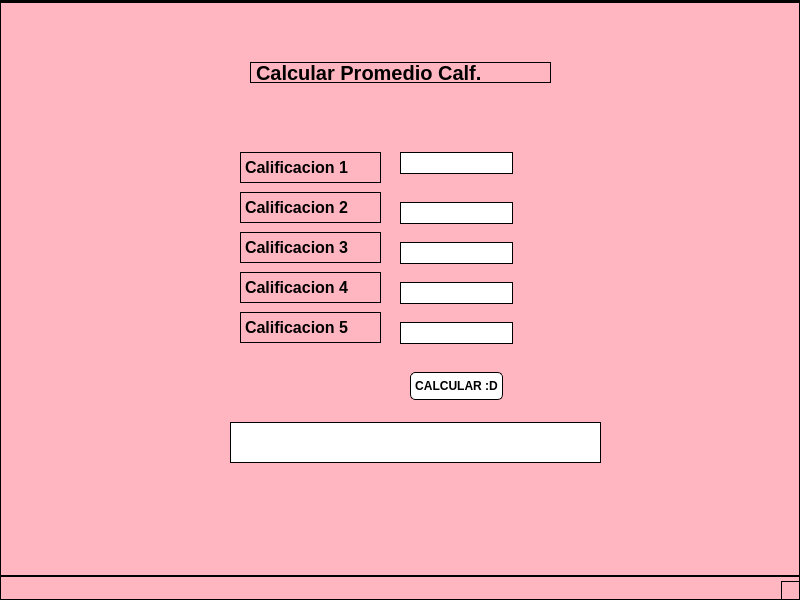
<?xml version="1.0" encoding="UTF-8"?>
<ui version="4.0">
 <class>MainWindow</class>
 <widget class="QMainWindow" name="MainWindow">
  <property name="geometry">
   <rect>
    <x>0</x>
    <y>0</y>
    <width>800</width>
    <height>600</height>
   </rect>
  </property>
  <property name="windowTitle">
   <string>MainWindow</string>
  </property>
  <property name="styleSheet">
   <string notr="true">background-color: rgb(255, 182, 193); /* Pink */
border: 1px solid rgb(0, 0, 0); /* Black border */
</string>
  </property>
  <widget class="QWidget" name="centralwidget">
   <widget class="QLineEdit" name="txt_calif3">
    <property name="geometry">
     <rect>
      <x>400</x>
      <y>240</y>
      <width>113</width>
      <height>22</height>
     </rect>
    </property>
    <property name="font">
     <font>
      <pointsize>12</pointsize>
      <weight>75</weight>
      <bold>true</bold>
     </font>
    </property>
    <property name="styleSheet">
     <string notr="true">background-color: rgb(255, 255, 255);
border: 1px solid rgb(0, 0, 0);
</string>
    </property>
    <property name="text">
     <string/>
    </property>
   </widget>
   <widget class="QLineEdit" name="txt_calif4">
    <property name="geometry">
     <rect>
      <x>400</x>
      <y>280</y>
      <width>113</width>
      <height>22</height>
     </rect>
    </property>
    <property name="font">
     <font>
      <pointsize>12</pointsize>
      <weight>75</weight>
      <bold>true</bold>
     </font>
    </property>
    <property name="styleSheet">
     <string notr="true">background-color: rgb(255, 255, 255);
border: 1px solid rgb(0, 0, 0);
</string>
    </property>
    <property name="text">
     <string/>
    </property>
   </widget>
   <widget class="QLineEdit" name="txt_calif1">
    <property name="geometry">
     <rect>
      <x>400</x>
      <y>150</y>
      <width>113</width>
      <height>22</height>
     </rect>
    </property>
    <property name="font">
     <font>
      <pointsize>12</pointsize>
      <weight>75</weight>
      <bold>true</bold>
     </font>
    </property>
    <property name="styleSheet">
     <string notr="true">background-color: rgb(255, 255, 255);
border: 1px solid rgb(0, 0, 0);
</string>
    </property>
    <property name="text">
     <string/>
    </property>
   </widget>
   <widget class="QLineEdit" name="txt_calif2">
    <property name="geometry">
     <rect>
      <x>400</x>
      <y>200</y>
      <width>113</width>
      <height>22</height>
     </rect>
    </property>
    <property name="font">
     <font>
      <pointsize>12</pointsize>
      <weight>75</weight>
      <bold>true</bold>
     </font>
    </property>
    <property name="styleSheet">
     <string notr="true">background-color: rgb(255, 255, 255);
border: 1px solid rgb(0, 0, 0);
</string>
    </property>
    <property name="text">
     <string/>
    </property>
   </widget>
   <widget class="QPushButton" name="btn_calcular">
    <property name="geometry">
     <rect>
      <x>410</x>
      <y>370</y>
      <width>93</width>
      <height>28</height>
     </rect>
    </property>
    <property name="font">
     <font>
      <weight>75</weight>
      <bold>true</bold>
     </font>
    </property>
    <property name="styleSheet">
     <string notr="true">background-color: rgb(255, 255, 255);
border: 1px solid rgb(0, 0, 0);
border-radius: 5px;
</string>
    </property>
    <property name="text">
     <string>CALCULAR :D</string>
    </property>
   </widget>
   <widget class="QLabel" name="label_3">
    <property name="geometry">
     <rect>
      <x>250</x>
      <y>60</y>
      <width>301</width>
      <height>21</height>
     </rect>
    </property>
    <property name="font">
     <font>
      <pointsize>15</pointsize>
      <weight>75</weight>
      <bold>true</bold>
     </font>
    </property>
    <property name="text">
     <string>Calcular Promedio Calf.</string>
    </property>
   </widget>
   <widget class="QLabel" name="label_5">
    <property name="geometry">
     <rect>
      <x>240</x>
      <y>310</y>
      <width>141</width>
      <height>31</height>
     </rect>
    </property>
    <property name="font">
     <font>
      <pointsize>12</pointsize>
      <weight>75</weight>
      <italic>false</italic>
      <bold>true</bold>
     </font>
    </property>
    <property name="text">
     <string>Calificacion 5</string>
    </property>
   </widget>
   <widget class="QLineEdit" name="lbl_resultado">
    <property name="geometry">
     <rect>
      <x>230</x>
      <y>420</y>
      <width>371</width>
      <height>41</height>
     </rect>
    </property>
    <property name="font">
     <font>
      <pointsize>10</pointsize>
      <weight>75</weight>
      <bold>true</bold>
     </font>
    </property>
    <property name="styleSheet">
     <string notr="true">background-color: rgb(255, 255, 255);
border: 1px solid rgb(0, 0, 0);
</string>
    </property>
    <property name="text">
     <string/>
    </property>
   </widget>
   <widget class="QLabel" name="label_2">
    <property name="geometry">
     <rect>
      <x>240</x>
      <y>270</y>
      <width>141</width>
      <height>31</height>
     </rect>
    </property>
    <property name="font">
     <font>
      <pointsize>12</pointsize>
      <weight>75</weight>
      <italic>false</italic>
      <bold>true</bold>
     </font>
    </property>
    <property name="text">
     <string>Calificacion 4</string>
    </property>
   </widget>
   <widget class="QLineEdit" name="txt_calif5">
    <property name="geometry">
     <rect>
      <x>400</x>
      <y>320</y>
      <width>113</width>
      <height>22</height>
     </rect>
    </property>
    <property name="font">
     <font>
      <pointsize>12</pointsize>
      <weight>75</weight>
      <bold>true</bold>
     </font>
    </property>
    <property name="styleSheet">
     <string notr="true">background-color: rgb(255, 255, 255);
border: 1px solid rgb(0, 0, 0);
</string>
    </property>
    <property name="text">
     <string/>
    </property>
   </widget>
   <widget class="QLabel" name="label_6">
    <property name="geometry">
     <rect>
      <x>240</x>
      <y>230</y>
      <width>141</width>
      <height>31</height>
     </rect>
    </property>
    <property name="font">
     <font>
      <pointsize>12</pointsize>
      <weight>75</weight>
      <italic>false</italic>
      <bold>true</bold>
     </font>
    </property>
    <property name="text">
     <string>Calificacion 3</string>
    </property>
   </widget>
   <widget class="QLabel" name="label_7">
    <property name="geometry">
     <rect>
      <x>240</x>
      <y>190</y>
      <width>141</width>
      <height>31</height>
     </rect>
    </property>
    <property name="font">
     <font>
      <pointsize>12</pointsize>
      <weight>75</weight>
      <italic>false</italic>
      <bold>true</bold>
     </font>
    </property>
    <property name="text">
     <string>Calificacion 2</string>
    </property>
   </widget>
   <widget class="QLabel" name="label_8">
    <property name="geometry">
     <rect>
      <x>240</x>
      <y>150</y>
      <width>141</width>
      <height>31</height>
     </rect>
    </property>
    <property name="font">
     <font>
      <pointsize>12</pointsize>
      <weight>75</weight>
      <italic>false</italic>
      <bold>true</bold>
     </font>
    </property>
    <property name="text">
     <string>Calificacion 1</string>
    </property>
   </widget>
  </widget>
  <widget class="QMenuBar" name="menubar">
   <property name="geometry">
    <rect>
     <x>0</x>
     <y>0</y>
     <width>800</width>
     <height>28</height>
    </rect>
   </property>
  </widget>
  <widget class="QStatusBar" name="statusbar"/>
 </widget>
 <resources/>
 <connections/>
</ui>
